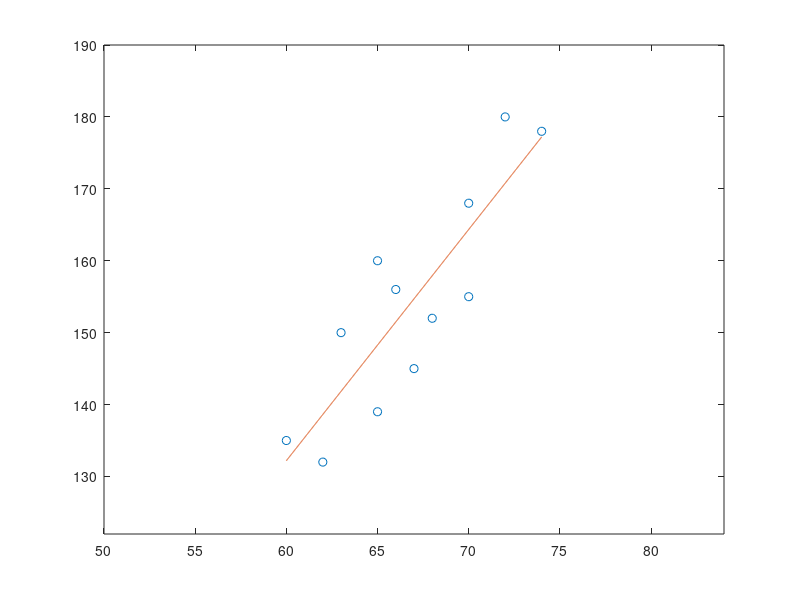

Write MATLAB code to recreate this figure.
%%% Recta de regresion en minimos cuadrados %%%
% Datos %
%x: estaturas (in)
x = [70 63 72 60 66 70 74 65 62 67 65 68];
%y: peso (lb)
y = [155 150 180 135 156 168 178 160 132 145 139 152];

% Diagrama de dispersion %
hold off
plot(x,y,'o')
axis([min(x)-10 max(x)+10 min(y)-10 max(y)+10 ]);
hold on

% Ecuaciones %
A = zeros(2,2);
A(1,1) = sum(x.^2);
A(1,2) = sum(x);
A(2,1) = sum(x);
A(2,2) = length(x);

B = [sum(x.*y) ; sum(y)];

sol = inv(A)*B;

% y = ax + b %
a = sol(1);
b = sol(2);

recta = @(x) a.*x + b;
disp("La recta es y=ax+b, donde ")
disp("a = "),disp(a), disp("b = "),disp(b)
xx = min(x):0.01:max(x);
yy = recta(xx);
plot(xx,yy)

% Calculo del coef de determinacion %
SSres = sum((recta(x)-y).^2);
SStot = sum((mean(y)-y).^2);
R2 = 1 - SSres/SStot